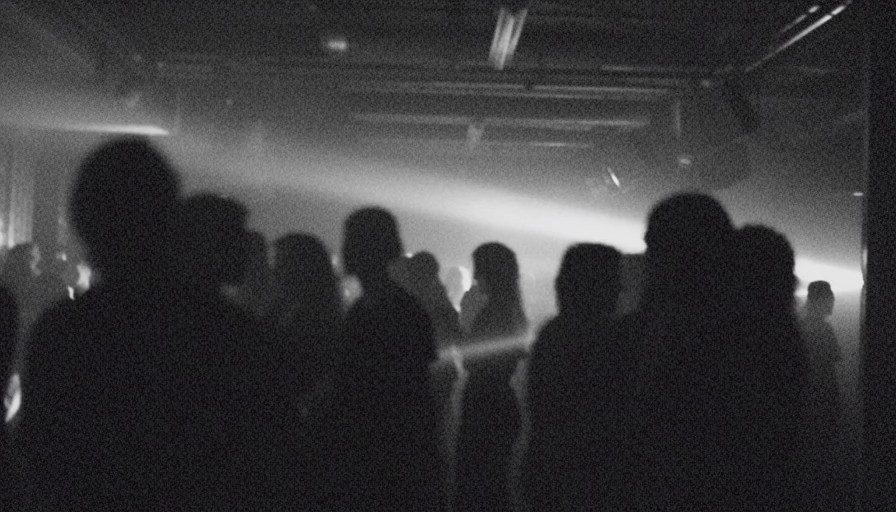
#> input picture frames/v1_frame_1_0.0s.jpg, 1792 x 1024 px (shown at 1/2 size)
$ python -i render_teaser_v2.py   (imports and definitions only)
#> lines starting #> are read from the running program, lines starting #| are printed output that depends on the picture; after the words box and inside, x2 and y2 are one past the last pixel; in counts of white or black regions, pixels touching at a corner belong together
#!/usr/bin/env python3
"""
СМОТРЕЛА — TEASER RENDERER V2
Ultra-Professional Cinematic Version

CONCEPT: "THE GAZE" (ВЗГЛЯД)
A 37-second visual poem about the permanence of memory.

NARRATIVE ARC:
- INTRO (0-4s): "The Absence" — Empty space, longing
- BUILD-UP (4-10s): "The Search" — Fragmented, restless
- PRE-DROP (10-17s): "The Recognition Builds" — Time dilates
- DROP (17.16s): "The Epiphany" — GREEN EYES EXPLODE
- CLIMAX (21.45s): "The Prolonged Gaze" — Soul connection
- PEAK (22-34s): "The Interweaving" — Memory fragments
- OUTRO (34-37s): "The Return" — Dissolution, title card

Artist: Саймурр (Saymurr)
Title: СМОТРЕЛА / look at me
"""

import os
import numpy as np
from moviepy import *
from moviepy.video.fx import *
import cv2
from PIL import Image, ImageDraw, ImageFont

# ============================================================
# CONFIGURATION
# ============================================================

# Paths
BASE_DIR = "/home/user/look-at-me"
AUDIO_FILE = os.path.join(BASE_DIR, "СМОТРЕЛА_teaser.wav")
OUTPUT_FILE = os.path.join(BASE_DIR, "SMOTRELA_teaser_v2_FINAL.mp4")

# Video sources (correct paths from original render)
VIDEOS = {
    "V1": os.path.join(BASE_DIR, "20251226_0026_01kdbpca1rfxjtx3zddgv48gjh.mp4"),  # Crowd/Party
    "V2": os.path.join(BASE_DIR, "20251226_0130_01kdbr9ggwft8sr8k143r5xfs0.mp4"),  # Piano hands
    "V3": os.path.join(BASE_DIR, "20251226_0130_01kdbrazryf8wtabs5kk6kvmqx.mp4"),  # Profile silhouette
    "V4": os.path.join(BASE_DIR, "20251226_0130_01kdbsc29wehvbem5ertshqfed.mp4"),  # Empty chair
    "V5": os.path.join(BASE_DIR, "20251226_0131_01kdbsdwn8epg9amf3qtp17qsb.mp4"),  # Wide piano
    "V6": os.path.join(BASE_DIR, "20251226_0131_01kdbspmg9egv833wj0ngh944a.mp4"),  # Direct gaze (GREEN EYES)
}

# Timing constants
BPM = 170.5
BEAT_INTERVAL = 60.0 / BPM  # 0.352 seconds
TOTAL_DURATION = 37.0
FPS = 30
TOTAL_FRAMES = int(TOTAL_DURATION * FPS)

# Key moments (FRAME-PERFECT)
DROP_TIME = 17.163      # The moment everything changes
CLIMAX_TIME = 21.451    # Maximum emotional intensity
CLIMAX_END = 22.880     # End of held gaze

# Output specs
OUTPUT_WIDTH = 1920
OUTPUT_HEIGHT = 1080

# ============================================================
# ADVANCED VFX FUNCTIONS
# ============================================================

def apply_cinematic_bw(frame, contrast=1.4, lift=-0.05):
    """
    Hollywood-grade B&W conversion using channel mixer.
    Red: 30%, Green: 59%, Blue: 11% (luminosity-based)
    """
    img = frame.astype(np.float32) / 255.0

    # Luminosity-based B&W (not simple average)
    gray = img[:,:,0] * 0.30 + img[:,:,1] * 0.59 + img[:,:,2] * 0.11

    # Apply lift (black point)
    gray = gray + lift

    # Apply contrast with S-curve
    gray = 0.5 + (gray - 0.5) * contrast

    # Clip and convert back
    gray = np.clip(gray, 0, 1)
    result = np.stack([gray, gray, gray], axis=2)

    return (result * 255).astype(np.uint8)

def isolate_green_eyes(frame, saturation_boost=1.0, luminance_boost=0.0):
    """
    Selective color isolation for green eyes.
    HSV range: Hue 145-175°, adjustable saturation/luminance.
    """
#> called with saturation_boost = 1, luminance_boost = 0
    hsv = cv2.cvtColor(frame, cv2.COLOR_RGB2HSV).astype(np.float32)
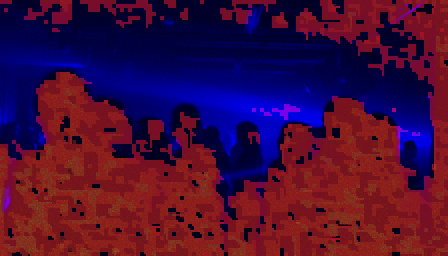
#> hsv: shape (1024, 1792, 3) float32 (shown at 1/4 size); mean R, G, B 70.2, 13.2, 57.8

    # Green hue range (OpenCV uses 0-180 for hue)
    hue = hsv[:,:,0]
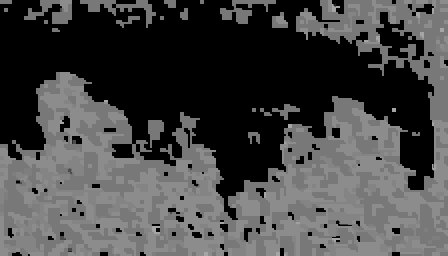
#> hue: shape (1024, 1792) float32 (shown at 1/4 size); min 0, max 173, mean 69.9
    sat = hsv[:,:,1]
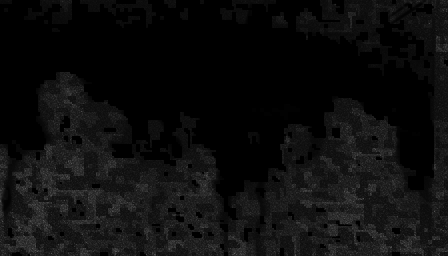
#> sat: shape (1024, 1792) float32 (shown at 1/4 size); min 0, max 255, mean 13.2

    # Mask for green (hue ~72-87 in OpenCV = 145-175° in standard)
    green_mask = ((hue >= 35) & (hue <= 85) & (sat > 50)).astype(np.float32)
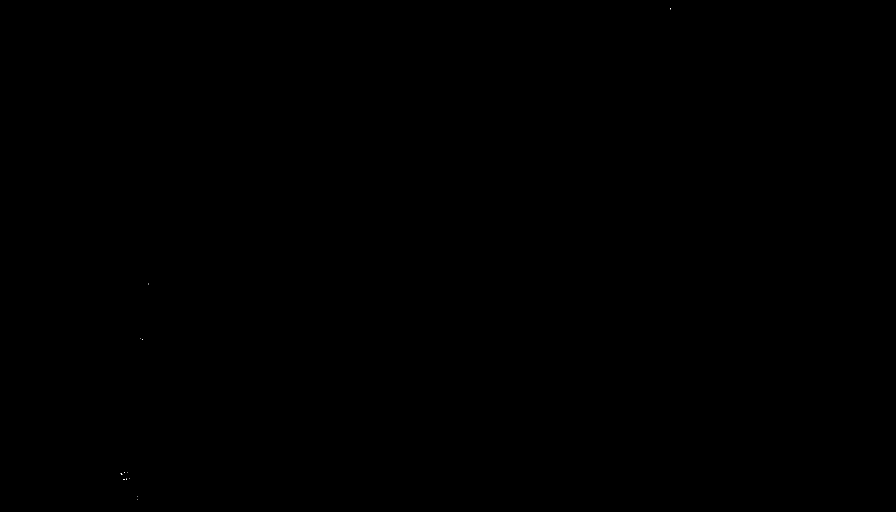
#> green_mask: shape (1024, 1792) float32 (shown at 1/2 size); values 0 (black) and 1 (white), 0% white in thin lines or dots, all inside (x1, y1, x2, y2) = (241, 16, 1342, 1000)

    # Smooth the mask
    green_mask = cv2.GaussianBlur(green_mask, (5, 5), 0)

    # Create B&W version
    bw = apply_cinematic_bw(frame, contrast=1.35)
#> in apply_cinematic_bw, `gray = np.clip(gray, 0, 1)`:
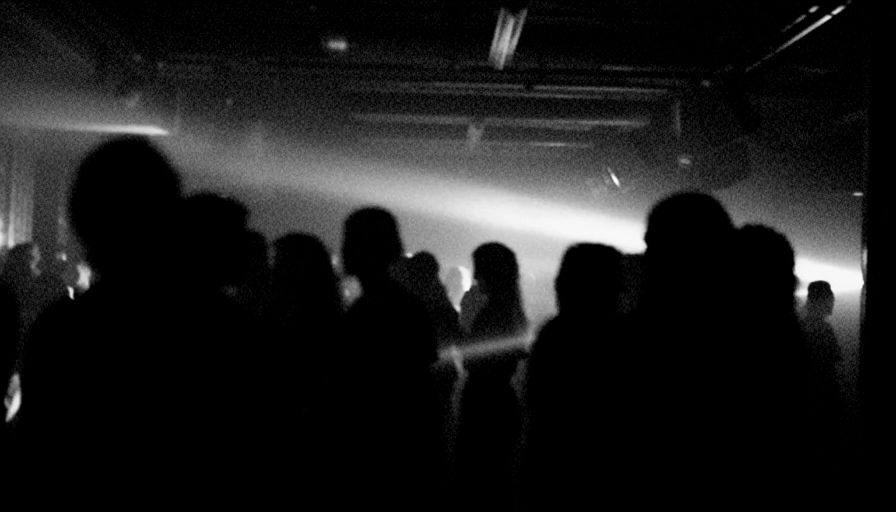
#> gray: shape (1024, 1792) float32 (shown at 1/2 size); min 0, max 1, mean 0.11

    # Boost green areas
    frame_float = frame.astype(np.float32)

    # Increase saturation of green
    hsv[:,:,1] = np.clip(hsv[:,:,1] * (1 + saturation_boost * green_mask), 0, 255)

    # Increase luminance of green
    hsv[:,:,2] = np.clip(hsv[:,:,2] * (1 + luminance_boost * green_mask), 0, 255)

    # Convert back
    colored = cv2.cvtColor(hsv.astype(np.uint8), cv2.COLOR_HSV2RGB)

    # Blend: B&W everywhere except green
    green_mask_3d = np.stack([green_mask] * 3, axis=2)
    result = bw * (1 - green_mask_3d) + colored * green_mask_3d

    return result.astype(np.uint8)

# [244 lines left out: functions add_dynamic_grain, add_vignette, add_chromatic_aberration, add_halation, create_flash_frame, apply_section_grade and 1 more, not called in this run]

# ============================================================
# NARRATIVE-DRIVEN EDL (Edit Decision List)
# ============================================================

# Each cut has: source, start, end, timeline_start, purpose, section, special_effect
EDL = [
    # ============ INTRO: "THE ABSENCE" (0-4.32s) ============
    # Slow, breathing rhythm - every 2-4 beats
    {"src": "black", "dur": 0.35, "purpose": "Void before existence", "section": "INTRO"},
    {"src": "V4", "in": 2.0, "dur": 1.40, "purpose": "Empty chair - the absence", "section": "INTRO"},
    {"src": "V2", "in": 3.5, "dur": 1.20, "purpose": "Hands on piano - ritual", "section": "INTRO"},
    {"src": "V3", "in": 1.0, "dur": 1.37, "purpose": "Silhouette - ghost of presence", "section": "INTRO"},

    # ============ BUILD-UP: "THE SEARCH" (4.32-10s) ============
    # Accelerating rhythm - every 2 beats → every beat
    {"src": "V1", "in": 2.0, "dur": 0.70, "purpose": "Crowd - searching faces", "section": "BUILD"},
    {"src": "V3", "in": 4.0, "dur": 0.71, "purpose": "Profile - is it her?", "section": "BUILD"},
    {"src": "V1", "in": 5.0, "dur": 0.70, "purpose": "More faces - no", "section": "BUILD"},
    {"src": "V4", "in": 5.0, "dur": 0.70, "purpose": "Chair again - anchor", "section": "BUILD"},
    {"src": "V2", "in": 6.0, "dur": 0.71, "purpose": "Hands accelerate", "section": "BUILD"},
    {"src": "V1", "in": 7.0, "dur": 0.70, "purpose": "Crowd blur", "section": "BUILD"},
    {"src": "V3", "in": 6.0, "dur": 0.70, "purpose": "Profile turns", "section": "BUILD"},
    {"src": "V5", "in": 3.0, "dur": 0.70, "purpose": "Wide shot - isolation", "section": "BUILD"},

    # ============ PRE-DROP: "THE RECOGNITION BUILDS" (10-17.16s) ============
    # Elongating - every 2-4 beats, slow motion feel
    {"src": "V4", "in": 7.0, "dur": 1.76, "purpose": "Chair - altar", "section": "PRE_DROP"},
    {"src": "V3", "in": 8.0, "dur": 1.41, "purpose": "Profile - recognition near", "section": "PRE_DROP"},
    {"src": "V6", "in": 2.0, "dur": 1.41, "purpose": "Eye close-up - almost", "section": "PRE_DROP"},
    {"src": "V4", "in": 9.0, "dur": 1.41, "purpose": "Chair fills frame", "section": "PRE_DROP"},
    {"src": "black", "dur": 0.66, "purpose": "THE BREATH BEFORE - pure void", "section": "PRE_DROP"},

    # ============ DROP: "THE EPIPHANY" (17.16s) ============
    # EXPLOSION - rapid cuts, flash, green eyes reveal
    {"src": "flash", "dur": 0.10, "purpose": "WHITE FLASH - impact", "section": "DROP"},
    {"src": "V6", "in": 5.0, "dur": 0.35, "purpose": "GREEN EYES - THERE!", "section": "DROP", "fx": "drop_reveal"},
    {"src": "V1", "in": 8.0, "dur": 0.35, "purpose": "Crowd flash", "section": "DROP"},
    {"src": "V6", "in": 6.0, "dur": 0.35, "purpose": "Eyes again", "section": "DROP"},
    {"src": "V3", "in": 10.0, "dur": 0.35, "purpose": "Profile sharp", "section": "DROP"},
    {"src": "V6", "in": 7.0, "dur": 0.70, "purpose": "Eyes hold", "section": "DROP"},
    {"src": "V2", "in": 8.0, "dur": 0.35, "purpose": "Hands intensity", "section": "DROP"},
    {"src": "flash", "dur": 0.07, "purpose": "Flash beat", "section": "DROP"},
    {"src": "V6", "in": 8.0, "dur": 0.70, "purpose": "Eyes - connection", "section": "DROP"},

    # ============ CLIMAX: "THE PROLONGED GAZE" (21.45-22.88s) ============
    # THE SOUL OF THE PIECE - 1.43 second hold
    {"src": "V6", "in": 9.0, "dur": 1.43, "purpose": "THE GAZE HOLDS - eternity", "section": "CLIMAX", "fx": "slow_zoom"},

    # ============ PEAK: "THE INTERWEAVING" (22.88-34s) ============
    # Rapid cuts, memory fragments, decelerating
    {"src": "V3", "in": 11.0, "dur": 0.52, "purpose": "Fragment 1", "section": "PEAK"},
    {"src": "V6", "in": 10.0, "dur": 0.52, "purpose": "Eyes flash", "section": "PEAK"},
    {"src": "V1", "in": 9.0, "dur": 0.52, "purpose": "Crowd memory", "section": "PEAK"},
    {"src": "V4", "in": 10.0, "dur": 0.70, "purpose": "Chair - anchor", "section": "PEAK"},
    {"src": "V6", "in": 11.0, "dur": 0.52, "purpose": "Eyes", "section": "PEAK"},
    {"src": "V2", "in": 10.0, "dur": 0.70, "purpose": "Hands continue", "section": "PEAK"},
    {"src": "V3", "in": 12.0, "dur": 0.70, "purpose": "Profile", "section": "PEAK"},
    {"src": "V6", "in": 12.0, "dur": 0.88, "purpose": "Eyes longer", "section": "PEAK"},
    {"src": "V1", "in": 10.0, "dur": 0.70, "purpose": "Crowd fading", "section": "PEAK"},
    {"src": "V4", "in": 11.0, "dur": 1.05, "purpose": "Chair longer", "section": "PEAK"},
    {"src": "V6", "in": 13.0, "dur": 1.05, "purpose": "Eyes softening", "section": "PEAK"},
    {"src": "V2", "in": 11.0, "dur": 1.05, "purpose": "Hands slowing", "section": "PEAK"},
    {"src": "V3", "in": 13.0, "dur": 1.23, "purpose": "Profile peace", "section": "PEAK"},

    # ============ OUTRO: "THE RETURN" (34-37s) ============
    # Dissolution, acceptance, title card
    {"src": "V4", "in": 12.0, "dur": 1.20, "purpose": "Chair - full circle", "section": "OUTRO"},
    {"src": "V6", "in": 14.0, "dur": 1.10, "purpose": "Eyes fading", "section": "OUTRO", "fx": "fade_out"},
    {"src": "title", "dur": 0.70, "purpose": "◉ СМОТРЕЛА - title card", "section": "OUTRO"},
]

# ============================================================
# MAIN RENDER FUNCTION
# ============================================================

# [146 lines left out: function render_teaser, not called in this run]

# [2 lines not run here, left out]

>>> import cv2
>>> picture = cv2.cvtColor(cv2.imread('frames/v1_frame_1_0.0s.jpg'), cv2.COLOR_BGR2RGB)
>>> result = isolate_green_eyes(picture)

$ run again, on frames/v1_frame_2_3.7s.jpg
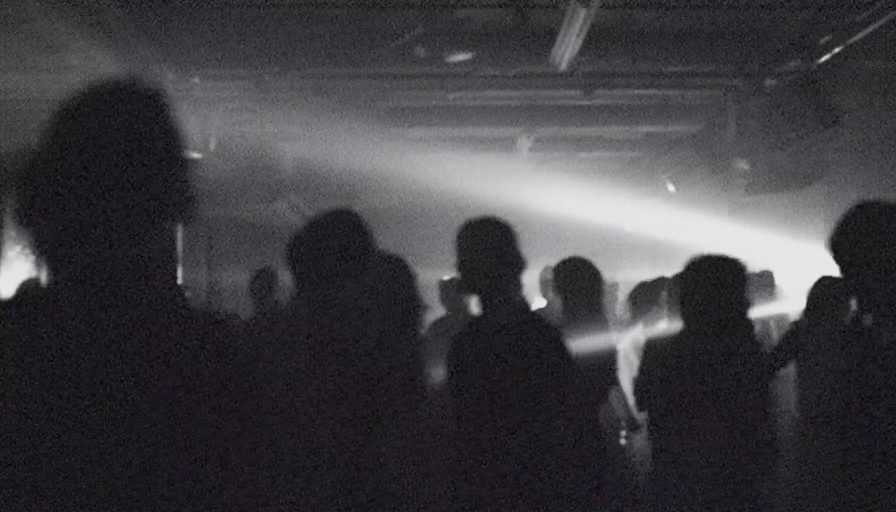
#> input picture frames/v1_frame_2_3.7s.jpg, 1792 x 1024 px (shown at 1/2 size)
#> in isolate_green_eyes, `sat = hsv[:,:,1]`:
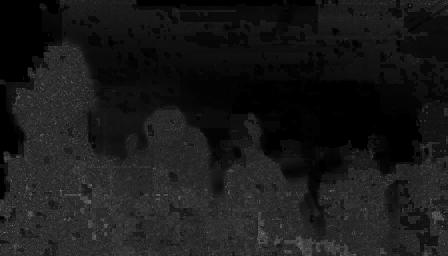
#> sat: shape (1024, 1792) float32 (shown at 1/4 size); min 0, max 255, mean 25
#> in apply_cinematic_bw, `gray = np.clip(gray, 0, 1)`:
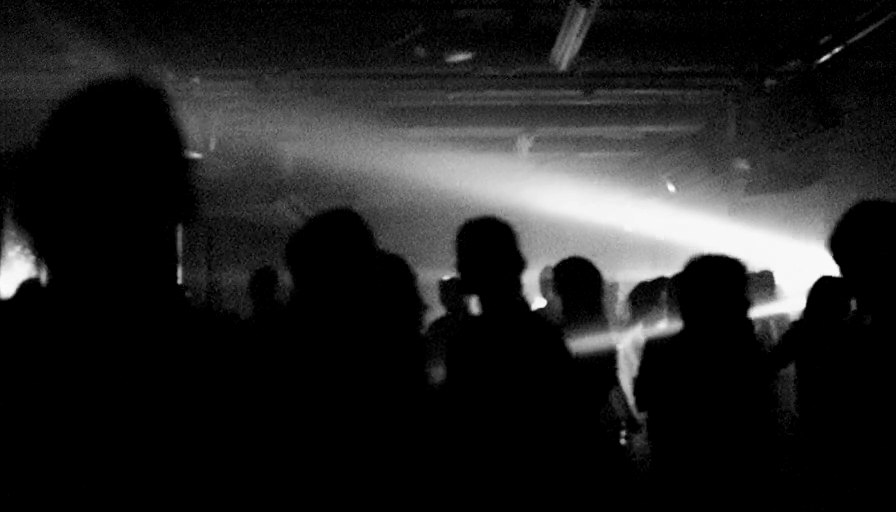
#> gray: shape (1024, 1792) float32 (shown at 1/2 size); min 0, max 1, mean 0.135

$ run again, on frames/v1_frame_3_7.3s.jpg
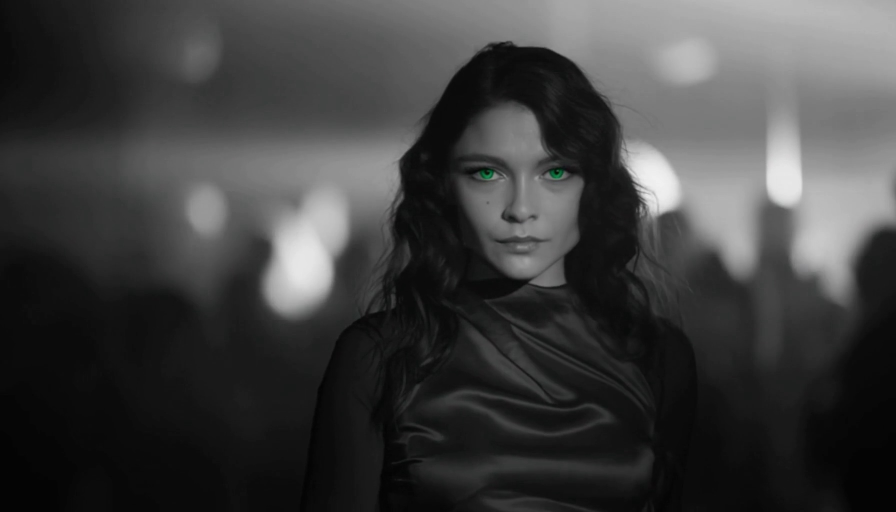
#> input picture frames/v1_frame_3_7.3s.jpg, 1792 x 1024 px (shown at 1/2 size)
#> in isolate_green_eyes, `hsv = cv2.cvtColor(frame, cv2.COLOR_RGB2HSV).astype(np.float32)`:
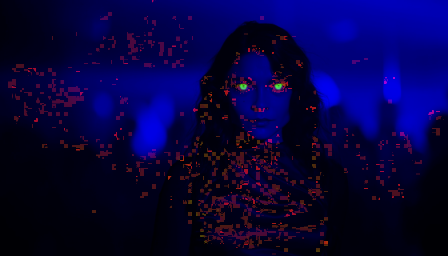
#> hsv: shape (1024, 1792, 3) float32 (shown at 1/4 size); mean R, G, B 5.6, 1.1, 62
#> in apply_cinematic_bw, `gray = np.clip(gray, 0, 1)`:
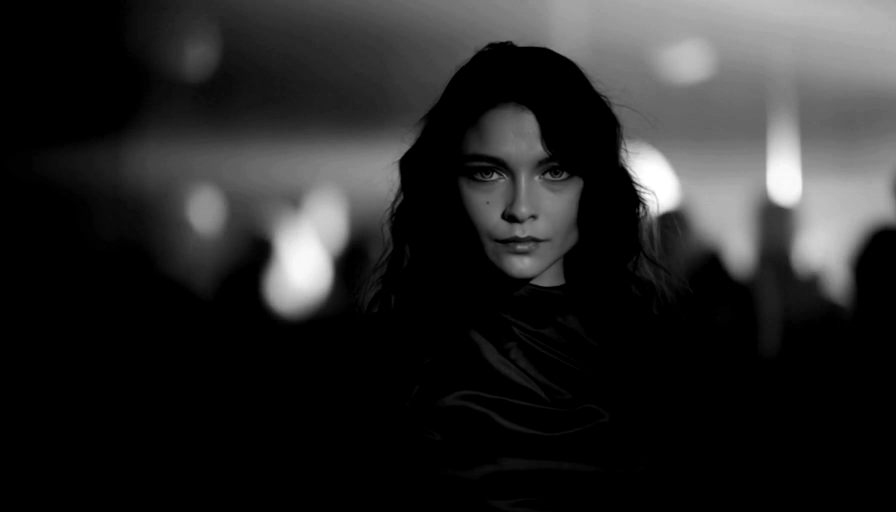
#> gray: shape (1024, 1792) float32 (shown at 1/2 size); min 0, max 1, mean 0.159
